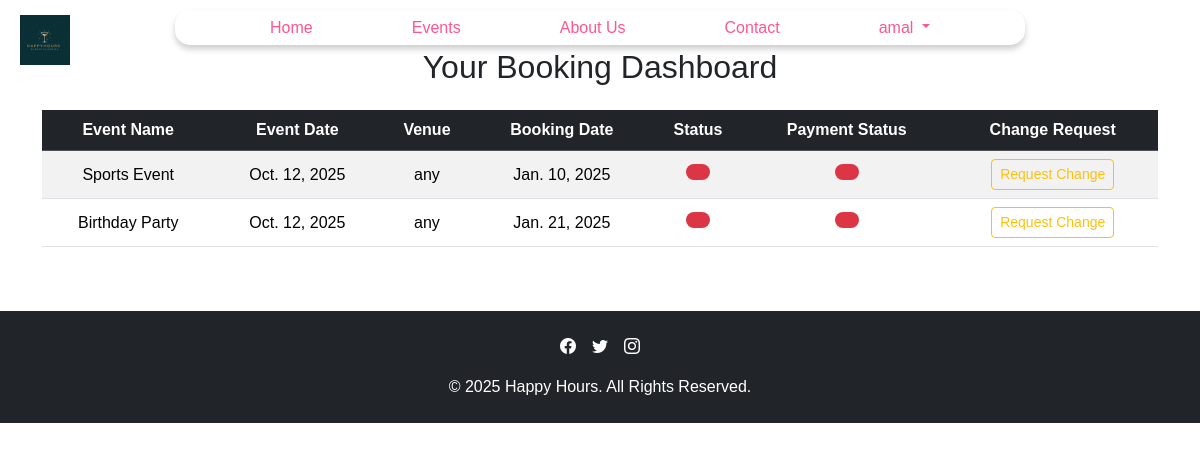
The app's page /user/dashboard/ (signed in), older data.
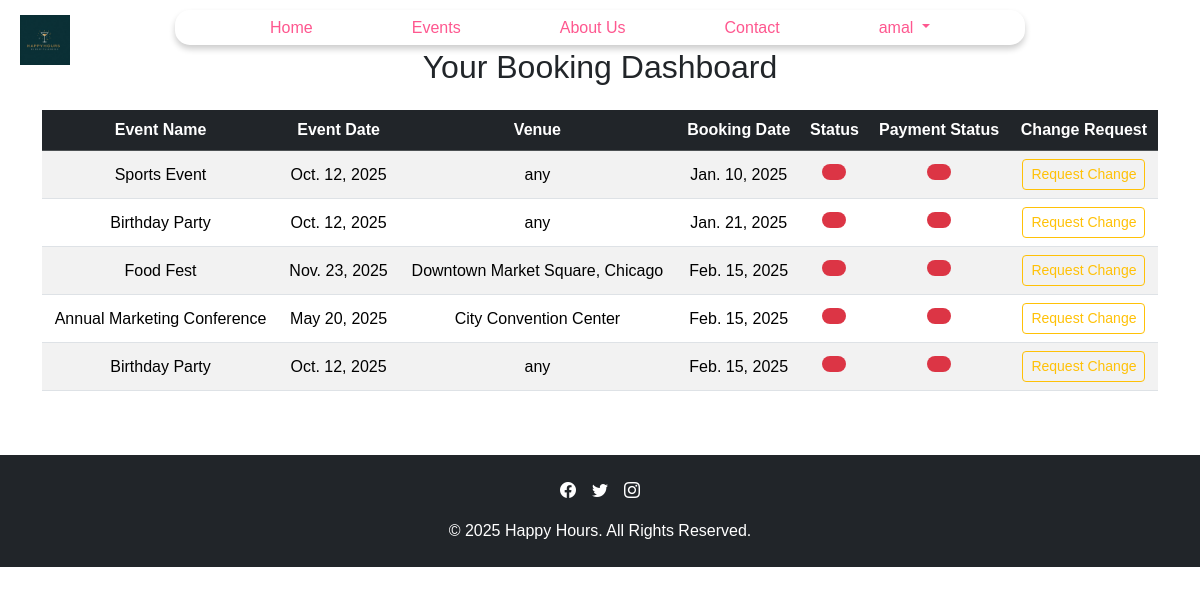
The same page, newer data.
### eventapp/models.py (models this page shows, shortened)
class Booking(models.Model):
    user = models.ForeignKey(settings.AUTH_USER_MODEL, on_delete=models.CASCADE, related_name='bookings')
    event_name = models.ForeignKey(Event, on_delete=models.CASCADE, related_name='bookings')
    event_date = models.DateField()
    venue = models.CharField(max_length=255)
    booking_date = models.DateField()
    admin_notes = models.TextField(blank=True, null=True)
    customer_request = models.TextField(blank=True, null=True)
    cus_name = models.CharField(max_length=255)
    cus_email = models.EmailField()
    cus_ph = models.CharField(max_length=10)
    description = models.TextField(blank=True, null=True)
    payment = models.OneToOneField('paymentapp.Payment', on_delete=models.CASCADE, related_name='booking_payment',null=True, blank=True, default=None)
    total_amount = models.DecimalField(max_digits=10, decimal_places=2, null=True, blank=True)

class Event(models.Model):
    name = models.CharField(max_length=200)
    is_available = models.BooleanField(default=True)
    slug = models.SlugField(unique=True, blank=True)
    desc = models.TextField(default='no description provided')
    event_date = models.DateField()
    location = models.CharField(max_length=200, default='not specified')
    price = models.DecimalField(max_digits=10, decimal_places=2, default=Decimal('0.00'))
    img = models.ImageField(upload_to='events/', blank=True, null=True)
    event_type = models.CharField(max_length=50, default='not specified')
    event_duration = models.CharField(max_length=50, default='not specified')
    itinerary = models.JSONField(default=list)
    def __str__(self):
        return self.name

### userapp/views.py (the view)
# urls.py: path('dashboard/', views.booking_dashboard, name='booking_dashboard'),
@login_required
def booking_dashboard(request):
    user = request.user
    user_bookings = Booking.objects.filter(user=user)
    return render(request, 'eventapp/booking_dashboard.html', {'user_bookings': user_bookings})

### userapp/context_processors.py (called while the page is built)
def timestamp(request):
    return {
        'timestamp': int(time.time())  # Or use any versioning logic you prefer
    }

def toast_message(request):
    return {
        'toast_message': {
            'type': getattr(request, 'toast_type', None),  # Default to None if not set
            'message': getattr(request, 'toast_message', None),  # Default to None if not set
        }
    }

### eventapp/templates/eventapp/booking_dashboard.html (shortened to what this page needs)
{% extends 'base.html' %}
{% block content %}
<section class="booking-dashboard py-5">
    <div class="container">
        <h2 class="text-center mb-4">Your Booking Dashboard</h2>
        {% if user_bookings %}
            <div class="table-responsive">
                <table class="table table-striped table-hover align-middle">
                    <thead class="table-dark">
                        <tr>
                            <th>Event Name</th>
                            <th>Event Date</th>
                            <th>Venue</th>
                            <th>Booking Date</th>
                            <th>Status</th>
                            <th>Payment Status</th>
                            <th>Change Request</th>
                        </tr>
                    </thead>
                    <tbody>
                        {% for booking in user_bookings %}
                            <tr>
                                <td>{{ booking.event_name }}</td>
                                <td>{{ booking.event_date }}</td>
                                <td>{{ booking.venue }}</td>
                                <td>{{ booking.booking_date }}</td>
                                <td>
                                    <span class="badge {% if booking.status == 'Confirmed' %}bg-success{% elif booking.status == 'Pending' %}bg-warning{% else %}bg-danger{% endif %}">
                                    </span>
                                </td>
                                <td>
                                    <span class="badge {% if booking.payment_status == 'Paid' %}bg-success{% elif booking.payment_status == 'Pending' %}bg-warning{% else %}bg-danger{% endif %}">
                                    </span>
                                </td>
                                <td>
                                    <a href="{% url 'userapp:submit_change_request' booking.id %}" class="btn btn-outline-warning btn-sm">
                                        Request Change
                                    </a>
                                </td>
                            </tr>
                        {% endfor %}
                    </tbody>
                </table>
            </div>
        {% else %}
            <div class="text-center">
                <h4 class="mt-4">You have no bookings yet.</h4>
                <p>Start planning your next event today!</p>
                <a href="{% url 'eventapp:events' %}" class="btn btn-primary mt-3">Browse Events</a>
            </div>
        {% endif %}
    </div>
</section>
{% endblock %}

Row changes from the older to the newer data that the page shows:
added Booking: event_name "Food Fest", event_date "Nov. 23, 2025", venue "Downtown Market Square, Chicago", booking_date "Feb. 15, 2025"
added Booking: event_name "Annual Marketing Conference", event_date "May 20, 2025", venue "City Convention Center", booking_date "Feb. 15, 2025"
added Booking: event_name "Birthday Party", event_date "Oct. 12, 2025", venue "any", booking_date "Feb. 15, 2025"
